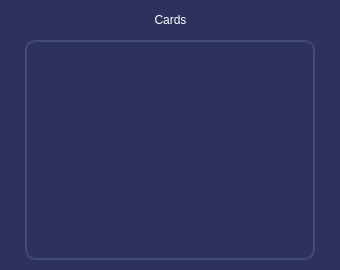
    <widget class="QWidget" name="profil_11" native="true">
     <property name="geometry">
      <rect>
       <x>10</x>
       <y>410</y>
       <width>340</width>
       <height>270</height>
      </rect>
     </property>
     <property name="minimumSize">
      <size>
       <width>0</width>
       <height>0</height>
      </size>
     </property>
     <property name="maximumSize">
      <size>
       <width>1000</width>
       <height>1000</height>
      </size>
     </property>
     <property name="styleSheet">
      <string notr="true">background-color: #2c325c;
border-radius:10px;</string>
     </property>
     <widget class="QLabel" name="label_5">
      <property name="geometry">
       <rect>
        <x>0</x>
        <y>10</y>
        <width>341</width>
        <height>20</height>
       </rect>
      </property>
      <property name="styleSheet">
       <string notr="true">color: #fff;
font: 57 11pt &quot;Roboto Medium&quot;;
background-color: none;</string>
      </property>
      <property name="text">
       <string>&lt;html&gt;&lt;head/&gt;&lt;body&gt;&lt;p align=&quot;center&quot;&gt;Cards&lt;/p&gt;&lt;/body&gt;&lt;/html&gt;</string>
      </property>
     </widget>
     <widget class="QStackedWidget" name="stackedWidget">
      <property name="geometry">
       <rect>
        <x>25</x>
        <y>40</y>
        <width>290</width>
        <height>220</height>
       </rect>
      </property>
      <property name="styleSheet">
       <string notr="true">border: 0.5px solid #464c7a;</string>
      </property>
      <property name="currentIndex">
       <number>0</number>
      </property>
      <widget class="QWidget" name="page"/>
      <widget class="QWidget" name="page_2"/>
     </widget>
     <widget class="QPushButton" name="right_arrow">
      <property name="geometry">
       <rect>
        <x>316</x>
        <y>133</y>
        <width>24</width>
        <height>24</height>
       </rect>
      </property>
      <property name="styleSheet">
       <string notr="true">background-color: none;
border-radius: none;
background-image: url('sources/icons/buttons_images/right_arrow.png') center no-repeat;
background-repeat: none;</string>
      </property>
      <property name="text">
       <string/>
      </property>
     </widget>
     <widget class="QPushButton" name="left_arrow">
      <property name="geometry">
       <rect>
        <x>0</x>
        <y>133</y>
        <width>24</width>
        <height>24</height>
       </rect>
      </property>
      <property name="styleSheet">
       <string notr="true">background-color: none;
border-radius: none;
background-image: url('sources/icons/buttons_images/left_arrow.png');
background-repeat: none;</string>
      </property>
      <property name="text">
       <string/>
      </property>
     </widget>
    </widget>
